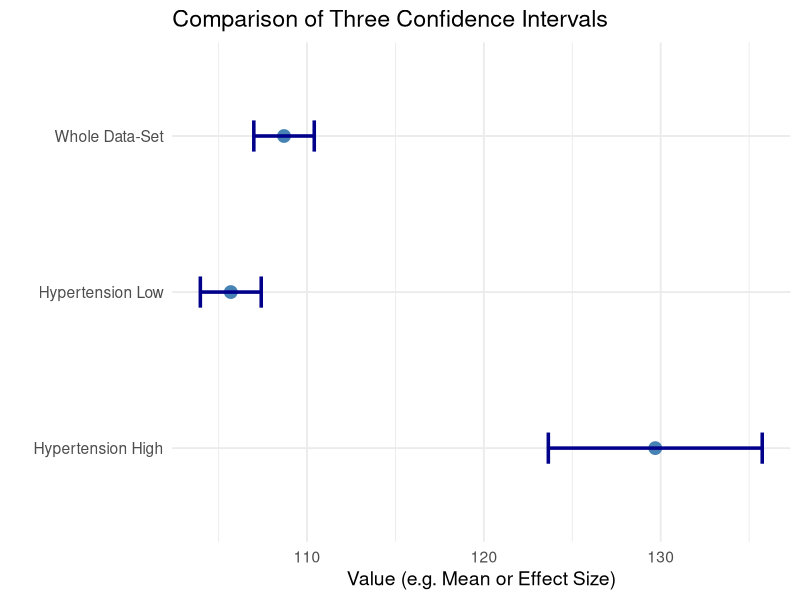

This figure's R source:
library(tidyverse)
stroke <- read.csv("data/stroke.csv") |> 
  drop_na()

stroke_hypertension_1 <- stroke |> 
  filter(hypertension == 1) |> 
  select(-hypertension)

stroke_hypertension_0 <- stroke |> 
  filter(hypertension == 0) |> 
  select(-hypertension)


sample_mean <-mean(stroke$avg_glucose_level)# sample mean
sample_n <-length(stroke$avg_glucose_level)# sample size
sample_sd <-sd(stroke$avg_glucose_level)# sample standard deviation
sample_se <-sample_sd/sqrt(sample_n)# sample standard error
confidence_level <-0.95# confidence level
critical_value <-qnorm((1-confidence_level)/2, lower.tail =FALSE)# critical value
margin_error <-critical_value*sample_se # margin of error
lower_bound <-sample_mean -margin_error # CI lower bound
upper_bound <-sample_mean +margin_error # CI upper bound

sample_mean <-mean(stroke_hypertension_1$avg_glucose_level)# sample mean
sample_n <-length(stroke_hypertension_1$avg_glucose_level)# sample size
sample_sd <-sd(stroke_hypertension_1$avg_glucose_level)# sample standard deviation
sample_se <-sample_sd/sqrt(sample_n)# sample standard error
confidence_level <-0.95# confidence level
critical_value <-qnorm((1-confidence_level)/2, lower.tail =FALSE)# critical value
margin_error <-critical_value*sample_se # margin of error
lower_bound_H1 <-sample_mean -margin_error # CI lower bound
upper_bound_H1 <-sample_mean +margin_error # CI upper bound

sample_mean <-mean(stroke_hypertension_0$avg_glucose_level)# sample mean
sample_n <-length(stroke_hypertension_0$avg_glucose_level)# sample size
sample_sd <-sd(stroke_hypertension_0$avg_glucose_level)# sample standard deviation
sample_se <-sample_sd/sqrt(sample_n)# sample standard error
confidence_level <-0.95# confidence level
critical_value <-qnorm((1-confidence_level)/2, lower.tail =FALSE)# critical value
margin_error <-critical_value*sample_se # margin of error
lower_bound_H0 <-sample_mean -margin_error # CI lower bound
upper_bound_H0 <-sample_mean +margin_error # CI upper bound

ci_data <- tibble(
  Modell = c("Whole Data-Set", "Hypertension High", "Hypertension Low"),
  Lower  = c(lower_bound, lower_bound_H1, lower_bound_H0),
  Upper  = c(upper_bound, upper_bound_H1, upper_bound_H0)
) %>%
  mutate(Mittelwert = (Lower + Upper) / 2)

# Kontrolle: Daten anzeigen
print(ci_data)
# Plot erstellen
ggplot(ci_data, aes(x = Modell, y = Mittelwert)) +
  geom_point(size = 4, color = "steelblue") +
  geom_errorbar(aes(ymin = Lower, ymax = Upper),
                width = 0.2, color = "darkblue", size = 1.2) +
  theme_minimal(base_size = 14) +
  labs(
    title = "Comparison of Three Confidence Intervals",
    y = "Value (e.g. Mean or Effect Size)",
    x = ""
  ) +
  coord_flip()

